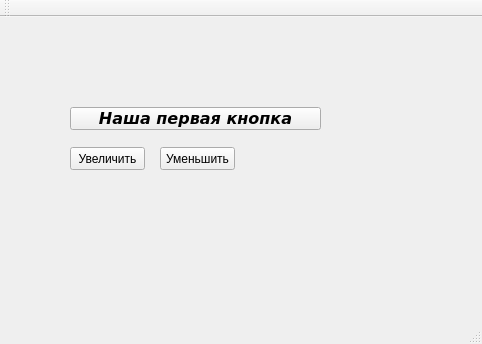
<?xml version="1.0" encoding="UTF-8"?>
<ui version="4.0">
 <class>MainWindow</class>
 <widget class="QMainWindow" name="MainWindow">
  <property name="geometry">
   <rect>
    <x>0</x>
    <y>0</y>
    <width>482</width>
    <height>344</height>
   </rect>
  </property>
  <property name="windowTitle">
   <string>MainWindow</string>
  </property>
  <widget class="QWidget" name="centralWidget">
   <widget class="QPushButton" name="pushButton">
    <property name="geometry">
     <rect>
      <x>70</x>
      <y>90</y>
      <width>251</width>
      <height>23</height>
     </rect>
    </property>
    <property name="font">
     <font>
      <family>Verdana</family>
      <pointsize>12</pointsize>
      <weight>75</weight>
      <italic>true</italic>
      <bold>true</bold>
     </font>
    </property>
    <property name="text">
     <string>Наша первая кнопка</string>
    </property>
   </widget>
   <widget class="QPushButton" name="incFontSizeButton">
    <property name="geometry">
     <rect>
      <x>70</x>
      <y>130</y>
      <width>75</width>
      <height>23</height>
     </rect>
    </property>
    <property name="text">
     <string>Увеличить</string>
    </property>
   </widget>
   <widget class="QPushButton" name="decFontSizeButton">
    <property name="geometry">
     <rect>
      <x>160</x>
      <y>130</y>
      <width>75</width>
      <height>23</height>
     </rect>
    </property>
    <property name="text">
     <string>Уменьшить</string>
    </property>
   </widget>
  </widget>
  <widget class="QMenuBar" name="menuBar">
   <property name="geometry">
    <rect>
     <x>0</x>
     <y>0</y>
     <width>482</width>
     <height>21</height>
    </rect>
   </property>
  </widget>
  <widget class="QToolBar" name="mainToolBar">
   <attribute name="toolBarArea">
    <enum>TopToolBarArea</enum>
   </attribute>
   <attribute name="toolBarBreak">
    <bool>false</bool>
   </attribute>
  </widget>
  <widget class="QStatusBar" name="statusBar"/>
 </widget>
 <layoutdefault spacing="6" margin="11"/>
 <resources/>
 <connections/>
</ui>
